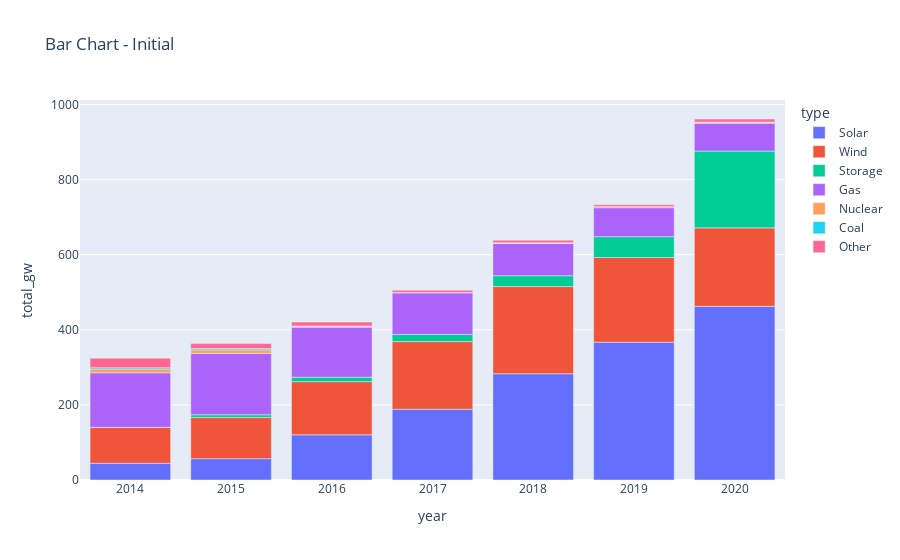

Here is the notebook cell this chart was saved with:
### Code cell
fig1 = px.bar(df, x='year', y='total_gw', title='Bar Chart - Initial', color ='type' )

fig1.show()

### Figure 1 — Plotly figure (JSON) as saved in the notebook; plotly's stock layout.template omitted (floating-point values rounded to 4 significant figures)
{"data": [{"alignmentgroup": "True", "hovertemplate": "type=Solar<br>year=%{x}<br>total_gw=%{y}<extra></extra>", "legendgroup": "Solar", "marker": {"color": "#636efa", "pattern": {"shape": ""}}, "name": "Solar", "offsetgroup": "Solar", "orientation": "v", "showlegend": true, "textposition": "auto", "type": "bar", "x": [2014, 2015, 2016, 2017, 2018, 2019, 2020], "xaxis": "x", "y": [44.56, 56.82, 120.3, 188.5, 283.0, 367.2, 462.4], "yaxis": "y"}, {"alignmentgroup": "True", "hovertemplate": "type=Wind<br>year=%{x}<br>total_gw=%{y}<extra></extra>", "legendgroup": "Wind", "marker": {"color": "#EF553B", "pattern": {"shape": ""}}, "name": "Wind", "offsetgroup": "Wind", "orientation": "v", "showlegend": true, "textposition": "auto", "type": "bar", "x": [2014, 2015, 2016, 2017, 2018, 2019, 2020], "xaxis": "x", "y": [95.88, 109.6, 141.7, 180.2, 232.2, 225.5, 209.1], "yaxis": "y"}, {"alignmentgroup": "True", "hovertemplate": "type=Storage<br>year=%{x}<br>total_gw=%{y}<extra></extra>", "legendgroup": "Storage", "marker": {"color": "#00cc96", "pattern": {"shape": ""}}, "name": "Storage", "offsetgroup": "Storage", "orientation": "v", "showlegend": true, "textposition": "auto", "type": "bar", "x": [2014, 2015, 2016, 2017, 2018, 2019, 2020], "xaxis": "x", "y": [0, 7.303, 11.74, 18.88, 29.03, 55.4, 204.5], "yaxis": "y"}, {"alignmentgroup": "True", "hovertemplate": "type=Gas<br>year=%{x}<br>total_gw=%{y}<extra></extra>", "legendgroup": "Gas", "marker": {"color": "#ab63fa", "pattern": {"shape": ""}}, "name": "Gas", "offsetgroup": "Gas", "orientation": "v", "showlegend": true, "textposition": "auto", "type": "bar", "x": [2014, 2015, 2016, 2017, 2018, 2019, 2020], "xaxis": "x", "y": [145.1, 163.3, 133.4, 110.9, 86.01, 77.21, 74.02], "yaxis": "y"}, {"alignmentgroup": "True", "hovertemplate": "type=Nuclear<br>year=%{x}<br>total_gw=%{y}<extra></extra>", "legendgroup": "Nuclear", "marker": {"color": "#FFA15A", "pattern": {"shape": ""}}, "name": "Nuclear", "offsetgroup": "Nuclear", "orientation": "v", "showlegend": true, "textposition": "auto", "type": "bar", "x": [2014, 2015, 2016, 2017, 2018, 2019, 2020], "xaxis": "x", "y": [9.963, 9.554, 2.36, 0.8248, 1.23, 3.333, 3.382], "yaxis": "y"}, {"alignmentgroup": "True", "hovertemplate": "type=Coal<br>year=%{x}<br>total_gw=%{y}<extra></extra>", "legendgroup": "Coal", "marker": {"color": "#19d3f3", "pattern": {"shape": ""}}, "name": "Coal", "offsetgroup": "Coal", "orientation": "v", "showlegend": true, "textposition": "auto", "type": "bar", "x": [2014, 2015, 2016, 2017, 2018, 2019, 2020], "xaxis": "x", "y": [3.62, 3.661, 0.875, 0.193, 0.819, 0.05, 0.1307], "yaxis": "y"}, {"alignmentgroup": "True", "hovertemplate": "type=Other<br>year=%{x}<br>total_gw=%{y}<extra></extra>", "legendgroup": "Other", "marker": {"color": "#FF6692", "pattern": {"shape": ""}}, "name": "Other", "offsetgroup": "Other", "orientation": "v", "showlegend": true, "textposition": "auto", "type": "bar", "x": [2014, 2015, 2016, 2017, 2018, 2019, 2020], "xaxis": "x", "y": [25.41, 13.16, 10.47, 6.233, 6.589, 4.648, 7.913], "yaxis": "y"}], "layout": {"barmode": "relative", "legend": {"title": {"text": "type"}, "tracegroupgap": 0}, "title": {"text": "Bar Chart - Initial"}, "xaxis": {"anchor": "y", "domain": [0, 1], "title": {"text": "year"}}, "yaxis": {"anchor": "x", "domain": [0, 1], "title": {"text": "total_gw"}}}}
